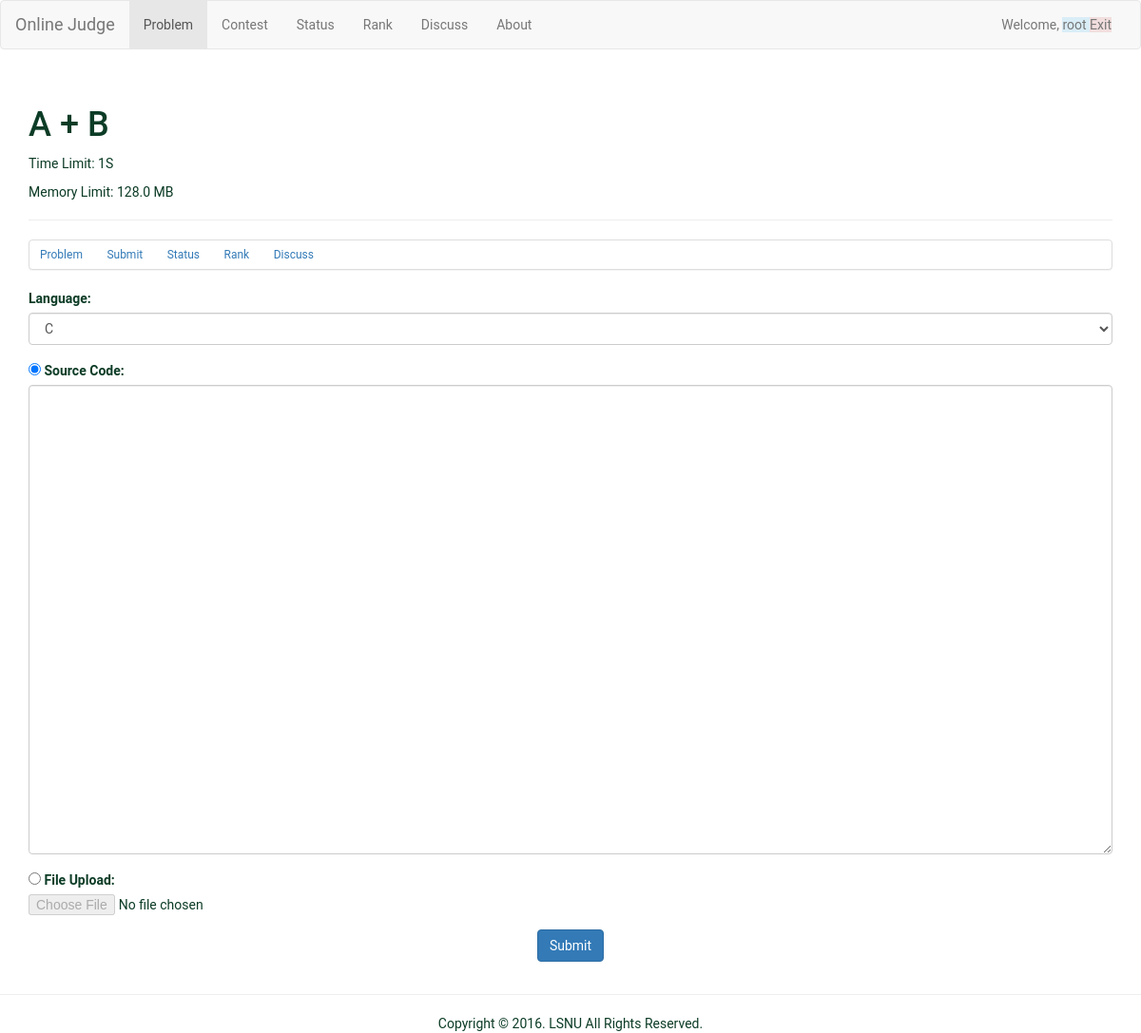
The page /problem/1/submit/ (signed in) on the database its author committed.
### OJ/models.py (models this page shows, shortened)
class Problem(models.Model):
    uid = models.ForeignKey(User)
    published_time = models.DateTimeField(auto_now_add=True)
    limit_time = models.PositiveIntegerField(default=1)
    limit_memory = models.PositiveIntegerField(default=1024*1024*128)
    answer_lang = models.PositiveSmallIntegerField(choices=LANG_CHOICE,default=0)
    title = models.CharField(max_length=254)
    content = models.TextField()
    input = models.TextField()
    output = models.TextField()
    note = models.TextField(blank=True)
    source = models.TextField(blank=True)
    class Meta:
        ordering = ['published_time']

### OJ/views.py (the view, shortened to what this page needs)
# urls.py: url(r'^problem/([0-9]+)/submit/$',views.problem_submit),
@login_required
def problem_submit(req,pid):
    if req.method=='GET':
        return ren2res("problem/problem_submit.html",req,{'problem': Problem.objects.get(id=pid)})

### OJ/views.py (called while the page is built)
def ren2res(template,req,dict={}):
    if req.user.is_authenticated():
        dict.update({'user':{'id':req.user.id,'name':req.user.get_username()}})
    else:
        dict.update({'user':False})
    if req:
        return render_to_response(template,dict,context_instance=RequestContext(req))
    else:
        return render_to_response(template,dict)

### templates/problem/problem_submit.html (shortened to what this page needs)
{% extends "problem/problem_base.html" %}
{% block detail %}
<form class="form-horizontal container-fluid" method="POST" enctype="multipart/form-data">
    <div class="form-group">
        <label>Language:</label>
        <select name="lang" class="form-control">
          <option value="1">C</option>
        </select>
    </div>
    <div class="form-group">
        <label><input type="radio" id="selsrc" name="inputype" checked="checked">  Source Code:</label>
        <textarea id="srcarea" name="code" class="form-control" maxlength="2000" rows="24"></textarea>
    </div>
    <div class="form-group">
        <label><input type="radio" id="selfup" name="inputype">  File Upload:</label>
        <input id="fuparea" name="file" type="file" disabled>
    </div>
    <center><button type="submit" class="btn btn-primary">Submit</button></center>
</form>
{% endblock %}

### templates/problem/problem_base.html (shortened to what this page needs)
{% extends "base.html" %}
{% block navbar %}{% include "include/navbar-problem.html" %}{% endblock %}
{% block header %}
<h1>{{ problem.title }}</h1>
<ul class="list-inline">
    <p><li>Time Limit: {{ problem.limit_time }}S</li></p>
    <p><li>Memory Limit: {{problem.limit_memory|filesizeformat}}</li></p>
</ul>
{% endblock %}
{% block content %}
<div class="panel panel-default">
    {% include "problem/include/subnav.html" %}
</div>
{% block detail %}{% endblock %}
{% endblock %}

### templates/base.html (shortened to what this page needs)
<html>
    <head>
        <link rel="stylesheet" href="http://cdn.bootcss.com/bootstrap/3.3.2/css/bootstrap.min.css">
    </head>
    <body>
        <nav class="navbar navbar-default">
            <div class="container-fluid">
                <div class="navbar-header"><a class="navbar-brand" href="/">Online Judge</a></div>
                <ul class="nav navbar-nav">
                {% block navbar %}{% endblock %}
                </ul>
                {% if user %}
                <p class="navbar-collapse navbar-text  navbar-right">Welcome,
                    <a href="/user/{{ user.id }}" class="navbar-link bg-info">{{ user.name }} </a>
                    <a href="/logout" class="navbar-link bg-danger">Exit</a>
                </p>
                {% else %}
                <div class="navbar-collapse navbar-right">
                    <a href="/login"><button class="btn btn-primary navbar-btn">Sign in</button></a>
                    <a href="/register"><button class="btn btn-default navbar-btn">Register</button></a>
                </div>
                {% endif %}
            </div>
        </nav>
        <div class="container">
            <div class="page-header">
            {% block header %}{% endblock %}
            </div>
        {% block content %}{% endblock %}
        </div>
        <footer>
        <center>{% block footer %}<hr>Copyright &copy; 2016. LSNU All Rights Reserved.{% endblock %}</center>
        </footer>
    </body>
</html>

### templates/base.html (style rules this page uses)
body { color: #0c3c26; font-family: "Roboto",Corbel,Avenir,"Lucida Grande","Lucida Sans",sans-serif; }
a { color:steelblue; }

### rows shown on the page
Problem: title "A + B", limit_time "1", limit_memory|filesizeformat "128.0 MB"

### other values the page prints
{{ user.name }} "root"
